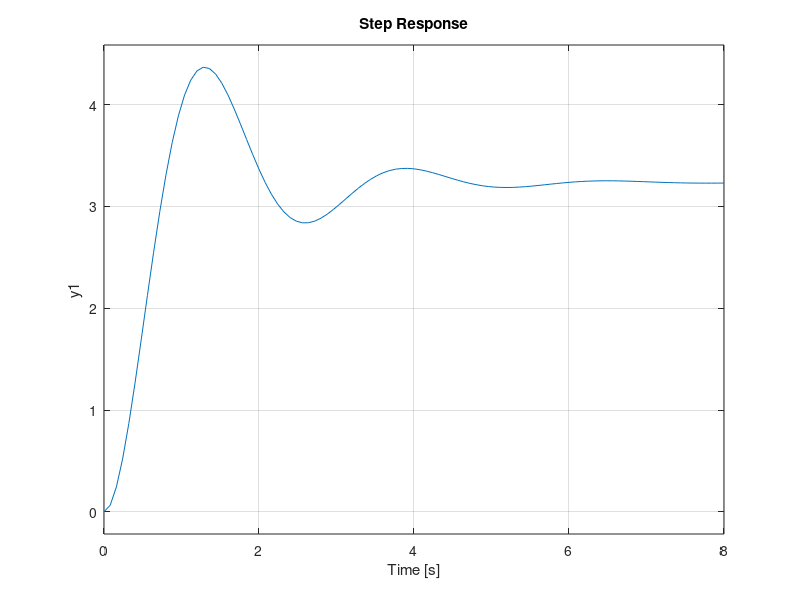

Here is the MATLAB script that generated this plot: (Note: this script raises an error after producing the figure.)
clc, clear all, close all
Vin = 12;
Kt = 1.1882;
Ra = 0.1557;
La = 0.82;
Jm = 0.271;
bm = 0.271;
Kb = 1.185;
n = 3;
r = 0.075;
Kp=36.55;
Ki=8.33;
Kd=8.73;
Ki1=50;
Kp1=22;
Z=Ki1/Kp1;
chair_height = 0.920;
chair_width = 0.580;
Dist_wheels = 0.40; % m, distance between wheels
JLoad = (chair_width * (chair_height)^3) / 12;
bLoad = 1.091;
Jequiv = Jm + JLoad / (n)^2;
bequiv = bm + bLoad / (3)^2;
desired_linear_speed = 0.5; % m/s
desired_angular_speed = (desired_linear_speed) / r;
Ktach = Vin / desired_angular_speed;
num = [Kt / n];
% Corrected denominator: coefficients of the polynomial
den = [La*Jequiv, Ra*Jequiv + bequiv*La, Ra*bequiv + Kt*Kb];
G_robot_open = tf(num, den);
step(12 * G_robot_open)
sisotool(G_robot_open)